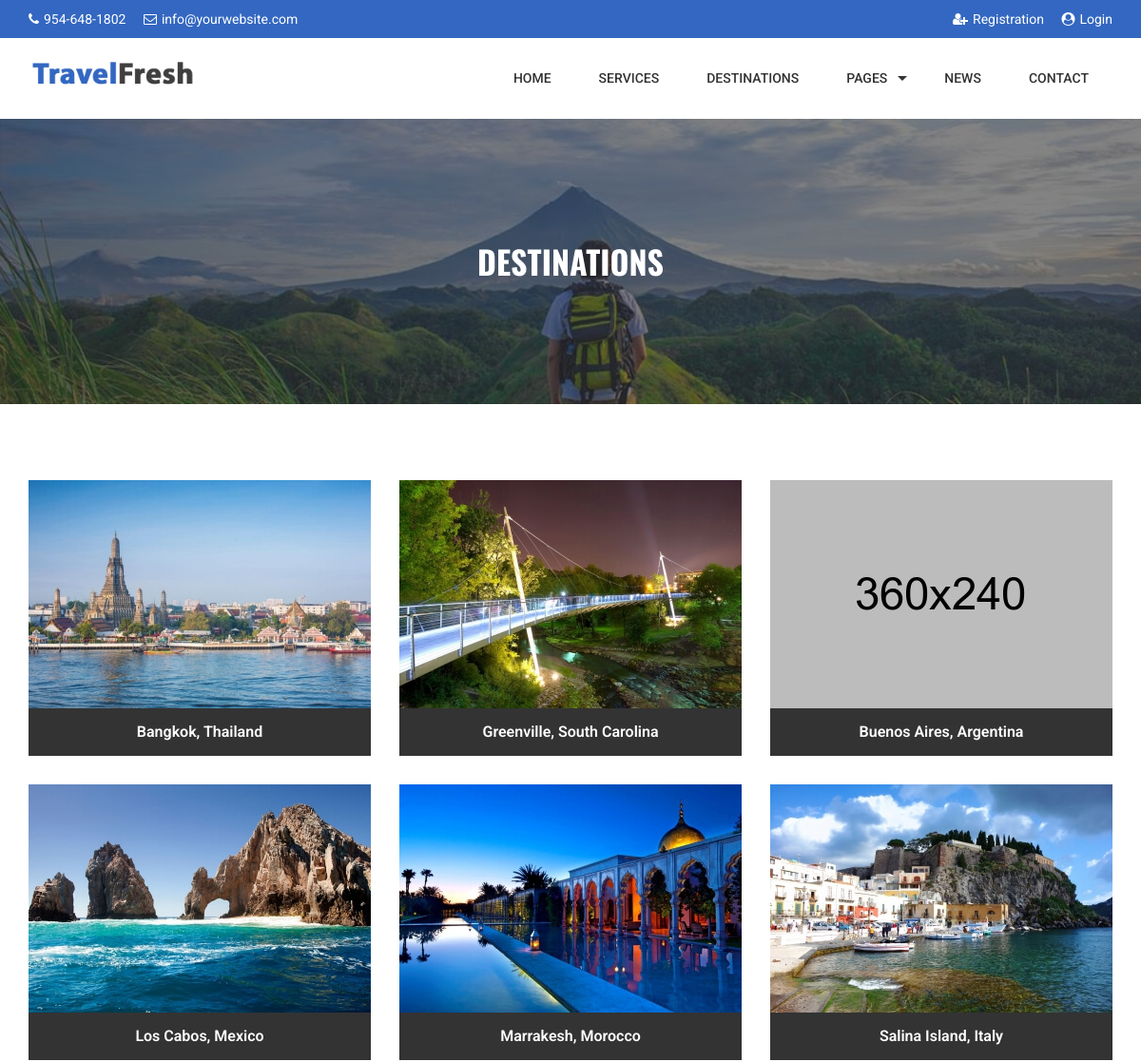
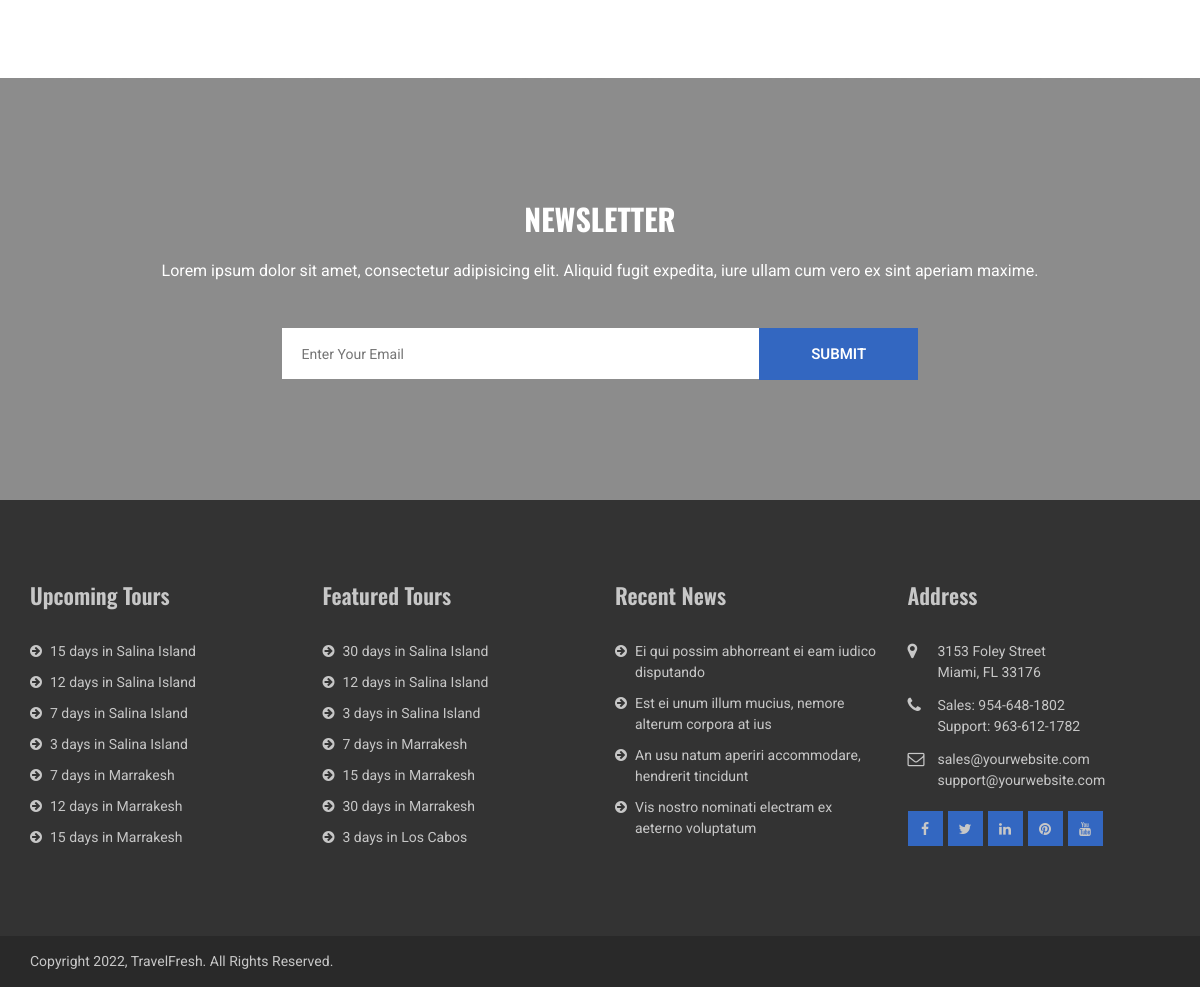
/travelfresh/index.php/destination, run on the app's committed database (2 pictures, top to bottom).
### tables this page shows
CREATE TABLE `tbl_settings` (
  `id` int NOT NULL,
  `logo` text NOT NULL,
  `favicon` text NOT NULL,
  `footer_copyright` text NOT NULL,
  `footer_address` text NOT NULL,
  `footer_email` text NOT NULL,
  `footer_phone` text NOT NULL,
  `top_bar_email` text NOT NULL,
  `top_bar_phone` text NOT NULL,
  `send_email_from` text NOT NULL,
  `receive_email_to` text NOT NULL,
  `smtp_host` text NOT NULL,
  `smtp_port` text NOT NULL,
  `smtp_username` text NOT NULL,
  `smtp_password` text NOT NULL,
  `total_recent_news_footer` int NOT NULL,
  `total_upcoming_tour_footer` int NOT NULL,
  `total_featured_tour_footer` int NOT NULL,
  `total_recent_news_sidebar` int NOT NULL,
  `total_recent_news_home_page` int NOT NULL,
  `home_title_service` text NOT NULL,
  `home_subtitle_service` text NOT NULL,
  `home_status_service` text NOT NULL,
  `home_title_team_member` text NOT NULL,
  `home_subtitle_team_member` text NOT NULL,
  `home_status_team_member` text NOT NULL,
  `home_title_testimonial` text NOT NULL,
  `home_subtitle_testimonial` text NOT NULL,
  `home_status_testimonial` text NOT NULL,
  `home_photo_testimonial` text NOT NULL,
  `home_title_news` text NOT NULL,
  `home_subtitle_news` text NOT NULL,
  `home_status_news` text NOT NULL,
  `home_title_client` text NOT NULL,
  `home_subtitle_client` text NOT NULL,
  `home_status_client` text NOT NULL,
  `home_title_destination` text NOT NULL,
  `home_subtitle_destination` text NOT NULL,
  `home_status_destination` text NOT NULL,
  `home_title_featured_package` text NOT NULL,
  `home_subtitle_featured_package` text NOT NULL,
  `home_status_featured_package` text NOT NULL,
  `newsletter_title` text NOT NULL,
  `newsletter_text` text NOT NULL,
  `newsletter_photo` text NOT NULL,
  `newsletter_status` text NOT NULL,
  `banner_about` text NOT NULL,
  `banner_faq` text NOT NULL,
  `banner_service` text NOT NULL,
  `banner_testimonial` text NOT NULL,
  `banner_news` text NOT NULL,
  `banner_contact` text NOT NULL,
  `banner_search` text NOT NULL,
  `banner_category` text NOT NULL,
  `banner_terms` text NOT NULL,
  `banner_privacy` text NOT NULL,
  `banner_destination` text NOT NULL,
  `banner_team` text NOT NULL,
  `banner_payment` text NOT NULL,
  `banner_payment_success` text NOT NULL,
  `banner_payment_pending` text NOT NULL,
  `banner_registration` text NOT NULL,
  `banner_login` text NOT NULL,
  `banner_forget_password` text NOT NULL,
  `banner_reset_password` text NOT NULL,
  `banner_reset_password_success` text NOT NULL,
  `banner_verify_registration` text NOT NULL,
  `banner_verify_subscriber` text NOT NULL,
  `counter_1_title` text NOT NULL,
  `counter_1_value` text NOT NULL,
  `counter_2_title` text NOT NULL,
  `counter_2_value` text NOT NULL,
  `counter_3_title` text NOT NULL,
  `counter_3_value` text NOT NULL,
  `counter_4_title` text NOT NULL,
  `counter_4_value` text NOT NULL,
  `counter_photo` text NOT NULL,
  `counter_status` text NOT NULL,
  `front_end_color` text NOT NULL,
  `paypal_email` text NOT NULL,
  `stripe_public_key` text NOT NULL,
  `stripe_secret_key` text NOT NULL,
  `bank_detail` text NOT NULL,
  `recaptcha_site_key` text NOT NULL,
  `recaptcha_status` text NOT NULL,
  `preloader` text NOT NULL,
  `website_name` text NOT NULL
);

CREATE TABLE `tbl_page` (
  `id` int NOT NULL,
  `mt_home` varchar(255) NOT NULL,
  `mk_home` mediumtext NOT NULL,
  `md_home` mediumtext NOT NULL,
  `about_heading` varchar(255) NOT NULL,
  `about_content` mediumtext NOT NULL,
  `mt_about` varchar(255) NOT NULL,
  `mk_about` mediumtext NOT NULL,
  `md_about` mediumtext NOT NULL,
  `gallery_heading` varchar(255) NOT NULL,
  `mt_gallery` varchar(255) NOT NULL,
  `mk_gallery` mediumtext NOT NULL,
  `md_gallery` mediumtext NOT NULL,
  `faq_heading` varchar(255) NOT NULL,
  `mt_faq` varchar(255) NOT NULL,
  `mk_faq` mediumtext NOT NULL,
  `md_faq` mediumtext NOT NULL,
  `service_heading` varchar(255) NOT NULL,
  `mt_service` varchar(255) NOT NULL,
  `mk_service` mediumtext NOT NULL,
  `md_service` mediumtext NOT NULL,
  `portfolio_heading` varchar(255) NOT NULL,
  `mt_portfolio` varchar(255) NOT NULL,
  `mk_portfolio` mediumtext NOT NULL,
  `md_portfolio` mediumtext NOT NULL,
  `testimonial_heading` varchar(255) NOT NULL,
  `mt_testimonial` varchar(255) NOT NULL,
  `mk_testimonial` mediumtext NOT NULL,
  `md_testimonial` mediumtext NOT NULL,
  `news_heading` varchar(255) NOT NULL,
  `mt_news` varchar(255) NOT NULL,
  `mk_news` mediumtext NOT NULL,
  `md_news` mediumtext NOT NULL,
  `contact_heading` varchar(255) NOT NULL,
  `contact_address` mediumtext NOT NULL,
  `contact_email` mediumtext NOT NULL,
  `contact_phone` mediumtext NOT NULL,
  `contact_map` mediumtext NOT NULL,
  `mt_contact` varchar(255) NOT NULL,
  `mk_contact` mediumtext NOT NULL,
  `md_contact` mediumtext NOT NULL,
  `search_heading` varchar(255) NOT NULL,
  `mt_search` varchar(255) NOT NULL,
  `mk_search` mediumtext NOT NULL,
  `md_search` mediumtext NOT NULL,
  `term_heading` varchar(255) NOT NULL,
  `term_content` mediumtext NOT NULL,
  `mt_term` varchar(255) NOT NULL,
  `mk_term` mediumtext NOT NULL,
  `md_term` mediumtext NOT NULL,
  `privacy_heading` varchar(255) NOT NULL,
  `privacy_content` mediumtext NOT NULL,
  `mt_privacy` varchar(255) NOT NULL,
  `mk_privacy` mediumtext NOT NULL,
  `md_privacy` mediumtext NOT NULL,
  `destination_heading` varchar(255) NOT NULL,
  `mt_destination` varchar(255) NOT NULL,
  `mk_destination` mediumtext NOT NULL,
  `md_destination` mediumtext NOT NULL,
  `team_heading` varchar(255) NOT NULL,
  `mt_team` varchar(255) NOT NULL,
  `mk_team` mediumtext NOT NULL,
  `md_team` mediumtext NOT NULL
);

CREATE TABLE `tbl_destination` (
  `d_id` int NOT NULL,
  `d_name` varchar(100) NOT NULL,
  `d_featured_photo` varchar(255) NOT NULL,
  `d_banner_photo` varchar(255) NOT NULL,
  `d_heading` varchar(255) NOT NULL,
  `d_short_description` mediumtext NOT NULL,
  `d_package_heading` varchar(255) NOT NULL,
  `d_package_subheading` mediumtext NOT NULL,
  `d_detail_heading` varchar(255) NOT NULL,
  `d_detail_subheading` mediumtext NOT NULL,
  `d_introduction` mediumtext NOT NULL,
  `d_experience` mediumtext NOT NULL,
  `d_weather` mediumtext NOT NULL,
  `d_hotel` mediumtext NOT NULL,
  `d_transportation` mediumtext NOT NULL,
  `d_culture` mediumtext NOT NULL,
  `meta_title` varchar(255) NOT NULL,
  `meta_keyword` mediumtext NOT NULL,
  `meta_description` mediumtext NOT NULL
);

CREATE TABLE `tbl_package` (
  `p_id` int NOT NULL,
  `p_name` varchar(100) NOT NULL,
  `p_featured_photo` varchar(255) NOT NULL,
  `p_banner_photo` varchar(255) NOT NULL,
  `p_description` mediumtext NOT NULL,
  `p_description_short` text NOT NULL,
  `p_location` mediumtext NOT NULL,
  `p_start_date` varchar(10) NOT NULL,
  `p_end_date` varchar(10) NOT NULL,
  `p_last_booking_date` varchar(10) NOT NULL,
  `p_map` mediumtext NOT NULL,
  `p_itinerary` mediumtext NOT NULL,
  `p_price_single` varchar(10) NOT NULL,
  `p_policy` mediumtext NOT NULL,
  `p_terms` mediumtext NOT NULL,
  `p_is_featured` varchar(3) NOT NULL,
  `d_id` int NOT NULL,
  `meta_title` varchar(255) NOT NULL,
  `meta_keyword` mediumtext NOT NULL,
  `meta_description` mediumtext NOT NULL
);

CREATE TABLE `tbl_news` (
  `news_id` int NOT NULL,
  `news_title` varchar(255) NOT NULL,
  `news_content` mediumtext NOT NULL,
  `news_content_short` mediumtext NOT NULL,
  `news_date` varchar(255) NOT NULL,
  `photo` varchar(255) NOT NULL,
  `banner` varchar(255) NOT NULL,
  `category_id` int NOT NULL,
  `comment` varchar(3) NOT NULL,
  `meta_title` varchar(255) NOT NULL,
  `meta_keyword` mediumtext NOT NULL,
  `meta_description` mediumtext NOT NULL
);

CREATE TABLE `tbl_social` (
  `social_id` int NOT NULL,
  `social_name` varchar(30) NOT NULL,
  `social_url` varchar(255) NOT NULL,
  `social_icon` varchar(30) NOT NULL
);

### travelfresh/application/views/view_destination.php (the view, shortened to what the rows shown need)
<div class="banner-slider" style="background-image: url(<?php echo base_url(); ?>public/uploads/<?php echo $setting['banner_destination']; ?>)">
	<div class="bg"></div>
	<div class="bannder-table">
		<div class="banner-text">
			<h1><?php echo $page['destination_heading']; ?></h1>
		</div>
	</div>
</div>
<div class="portfolio-page pt_50 pb_80">
	<div class="container wow fadeIn">
		<div class="row">
			<?php
			foreach ($destinations as $row) {
				$temp_arr = explode('.',$row['d_featured_photo']);
				$temp_final = $temp_arr[0].'-thumb'.'.'.$temp_arr[1];
				?>
				<div class="col-md-4 col-xs-6 clear-three wow fadeIn">
					<div class="portfolio-item mt_30">
						<img src="<?php echo base_url(); ?>public/uploads/<?php echo $temp_final; ?>" alt="">
					</div>
					<div class="photo-title">
						<a href="<?php echo base_url(); ?>destination/view/<?php echo $row['d_id']; ?>"><?php echo $row['d_name']; ?></a>
					</div>
				</div>
				<?php
			}
			?>
		</div>
	</div>
</div>

### travelfresh/application/views/view_header.php (shortened to what the rows shown need)
<!DOCTYPE html>
<html class="no-js" lang="en">
<head>
    <link rel="stylesheet" href="<?php echo base_url(); ?>public/css/animate.min.css">
    <link rel="stylesheet" href="<?php echo base_url(); ?>public/css/bootstrap.min.css">
    <link rel="stylesheet" href="<?php echo base_url(); ?>public/css/font-awesome.min.css">
    <link rel="stylesheet" href="<?php echo base_url(); ?>public/css/magnific-popup.css">
    <link rel="stylesheet" href="<?php echo base_url(); ?>public/css/owl.carousel.min.css">
    <link rel="stylesheet" href="<?php echo base_url(); ?>public/css/superfish.css">
    <link rel="stylesheet" href="<?php echo base_url(); ?>public/css/slicknav.min.css">
    <link rel="stylesheet" href="<?php echo base_url(); ?>public/css/style.css">
    <link rel="stylesheet" href="<?php echo base_url(); ?>public/css/spacing.css">
    <link rel="stylesheet" href="<?php echo base_url(); ?>public/css/custom.css">
    <link rel="stylesheet" href="<?php echo base_url(); ?>public/css/responsive.css">
    <link rel="stylesheet" href="<?php echo base_url(); ?>public/css/chosen.css">
    <link rel="stylesheet" href="<?php echo base_url(); ?>public/css/datatable.min.css">
    <link rel="stylesheet" href="<?php echo base_url(); ?>public/css/toastr.min.css">
</head>
<body>
    <div class="top-header">
        <div class="container">
            <div class="row">
                <div class="col-md-6 col-sm-6 col-xs-8">
                    <div class="top-header-left">
                        <p><i class="fa fa-phone"></i><?php echo $setting['top_bar_phone']; ?></p>
                        <p><i class="fa fa-envelope-o"></i><?php echo $setting['top_bar_email']; ?></p>
                    </div>
                </div>
            </div>
        </div>
    </div>
    <div class="menu-area">
        <div class="container">
            <div class="row">
                <div class="col-md-3 col-sm-12">
                    <div class="logo">
                        <a href="<?php echo base_url(); ?>"><img src="<?php echo base_url(); ?>public/uploads/<?php echo $setting['logo']; ?>" alt="Logo"></a>
                    </div>
                </div>
            </div>
        </div>
    </div>

### travelfresh/application/views/view_footer.php (shortened to what the rows shown need)
<?php if($setting['newsletter_status'] == 'Show'): ?>
<div class="newsletter-area pt_120 pb_120" style="background-image: url(<?php echo base_url(); ?>public/uploads/<?php echo $setting['newsletter_photo']; ?>)" id="newsletter">
<div class="newsletter-bg"></div>
    <div class="container wow fadeIn">
    <div class="row">
            <div class="col-md-12">
                <div class="main-headline white">
                    <div class="headline">
                        <h2><?php echo $setting['newsletter_title']; ?></h2>
                    </div>
                    <p>
                        <?php echo nl2br($setting['newsletter_text']); ?>
                    </p>
                </div>
            </div>
        </div>
        <div class="row">
            <div class="col-md-12 mt_30 wow fadeIn" data-wow-delay="0.2s">
                <?php echo form_open(base_url().'newsletter/send',array('class' => '')); ?>
                    <div class="newsletter-submit">
                        <input type="text" placeholder="Enter Your Email" name="email_subscribe">
                        <input type="submit" value="Submit" name="form_subscribe">
                    </div>
                <?php echo form_close(); ?>
            </div>
        </div>
    </div>
</div>
<?php endif; ?>
<div class="footer-area pt_50 pb_80">
    <div class="container wow fadeIn">
        <div class="row">
            <div class="col-md-3 col-sm-6 wow fadeInLeft" data-wow-delay="0.2s">
                <div class="footer-item mt_30">
                    <ul>
                        <?php
                        $i=0;
                        foreach ($packages as $package) {
                            $today_time = strtotime(date('Y-m-d'));
                            $start_date_time = strtotime($package['p_start_date']);
                            if($today_time >= $start_date_time) {continue;}
                            $i++;
                            if($i>$setting['total_upcoming_tour_footer']) {break;}
                            ?>
                            <li><a href="<?php echo base_url(); ?>package/<?php echo $package['p_id']; ?>"><?php echo $package['p_name']; ?></a></li>
                            <?php
                        }
                        ?>
                    </ul>
                </div>
            </div>
            <div class="col-md-3 col-sm-6 wow fadeIn" data-wow-delay="0.3s">
                <div class="footer-item mt_30">
                    <ul>
                        <?php
                        $i=0;
                        foreach ($featured_packages as $featured_package) {
                            $i++;
                            if($i>$setting['total_featured_tour_footer']) {break;}
                            ?>
                            <li><a href="<?php echo base_url(); ?>package/<?php echo $featured_package['p_id']; ?>"><?php echo $featured_package['p_name']; ?></a></li>
                            <?php
                        }
                        ?>
                    </ul>
                </div>
            </div>
            <div class="col-md-3 col-sm-6 wow fadeIn" data-wow-delay="0.4s">
                <div class="footer-item mt_30">
                    <ul>
                        <?php
                        foreach ($all_news as $news) {
                            ?>
                            <li><a href="<?php echo base_url(); ?>news/view/<?php echo $news['news_id']; ?>"><?php echo $news['news_title']; ?></a></li>
                            <?php
                        }
                        ?>
                    </ul>
                </div>
            </div>
            <div class="col-md-3 col-sm-6 wow fadeInRight" data-wow-delay="0.2s">
                <div class="footer-item mt_30">
                    <div class="footer-address-item">
                        <div class="text"><span><?php echo nl2br($setting['footer_address']); ?></span></div>
                    </div>
                    <div class="footer-address-item">
                        <div class="text"><span><?php echo nl2br($setting['footer_phone']); ?></span></div>
                    </div>
                    <div class="footer-address-item">
                        <div class="text"><span><?php echo nl2br($setting['footer_email']); ?></span></div>
                    </div>
                    <ul class="footer-social">
                        <?php
                        foreach ($social as $row)
                        {
                            if($row['social_url']!='')
                            {
                                echo '<li><a href="'.$row['social_url'].'"><i class="'.$row['social_icon'].'"></i></a></li>';
                            }
                        }
                        ?>
                    </ul>
                </div>
            </div>
        </div>
    </div>
</div>
<div class="footer-bottom">
    <div class="container wow fadeIn">
        <div class="row">
            <div class="col-md-6">
                <div class="copy-text">
                    <p><?php echo $setting['footer_copyright']; ?></p>
                </div>
            </div>
        </div>
    </div>
</div>
</body>
</html>

### data on the page
tbl_settings: top_bar_phone "954-648-1802", top_bar_email "info@yourwebsite.com", logo (picture), banner_destination (picture), newsletter_photo (picture), newsletter_title "NEWSLETTER", newsletter_text "Lorem ipsum dolor sit amet, consectetur adipisicing elit. Aliquid fugit expedita, iure ullam cum vero ex sint aperiam maxime.", footer_address "3153 Foley Street Miami, FL 33176", footer_phone "Sales: 954-648-1802 Support: 963-612-1782", footer_email "sales@yourwebsite.com support@yourwebsite.com", footer_copyright "Copyright 2022, TravelFresh. All Rights Reserved."
tbl_page: destination_heading "DESTINATIONS"
tbl_destination: shows a picture, d_name "Bangkok, Thailand"
tbl_destination: shows a picture, d_name "Greenville, South Carolina"
tbl_destination: shows a picture, d_name "Buenos Aires, Argentina"
tbl_destination: shows a picture, d_name "Los Cabos, Mexico"
tbl_destination: shows a picture, d_name "Marrakesh, Morocco"
tbl_destination: shows a picture, d_name "Salina Island, Italy"
tbl_package: p_name "15 days in Salina Island"
tbl_package: p_name "12 days in Salina Island"
tbl_package: p_name "7 days in Salina Island"
tbl_package: p_name "3 days in Salina Island"
tbl_package: p_name "7 days in Marrakesh"
tbl_package: p_name "12 days in Marrakesh"
tbl_package: p_name "15 days in Marrakesh"
tbl_package: p_name "30 days in Salina Island"
tbl_package: p_name "30 days in Marrakesh"
tbl_package: p_name "3 days in Los Cabos"
tbl_news: news_title "Ei qui possim abhorreant ei eam iudico disputando"
tbl_news: news_title "Est ei unum illum mucius, nemore alterum corpora at ius"
tbl_news: news_title "An usu natum aperiri accommodare, hendrerit tincidunt"
tbl_news: news_title "Vis nostro nominati electram ex aeterno voluptatum"
